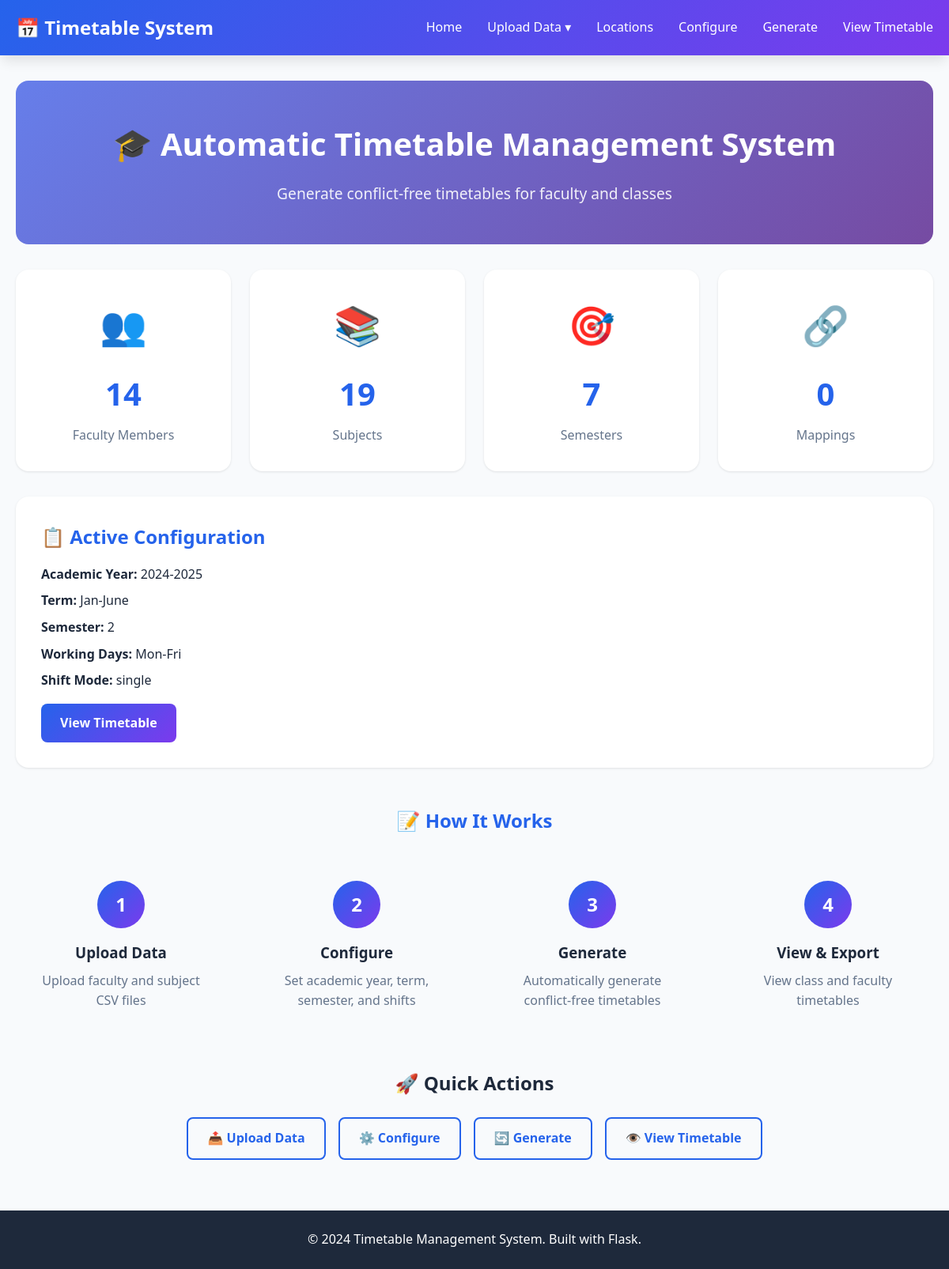
The page / on the database its author committed.
### tables this page shows
CREATE TABLE academic_config (
            id INTEGER PRIMARY KEY AUTOINCREMENT,
            academic_year TEXT NOT NULL,
            term TEXT NOT NULL,
            semester INTEGER NOT NULL,
            working_days TEXT NOT NULL,
            shift_mode TEXT NOT NULL,
            shift_timings TEXT,
            created_at TIMESTAMP DEFAULT CURRENT_TIMESTAMP,
            is_active INTEGER DEFAULT 1
        );

### app.py (the view)
@app.route('/')
def index():
    stats = get_database_stats()
    active_config = get_active_config()
    return render_template('index.html', stats=stats, config=active_config)

### database/db_setup.py (called while the page is built)
def get_connection():
    os.makedirs('database', exist_ok=True)
    conn = sqlite3.connect(DATABASE_PATH)
    conn.row_factory = sqlite3.Row  # Access columns by name
    return conn

### services/config_service.py (called while the page is built)
def get_active_config():
    conn = get_connection()
    cursor = conn.cursor()
    cursor.execute('SELECT * FROM academic_config WHERE is_active = 1 ORDER BY id DESC LIMIT 1')
    row = cursor.fetchone()
    conn.close()
    if row:
        config = dict(row)
        config['shift_timings'] = json.loads(config['shift_timings'])
        return config
    return None

### services/data_service.py (called while the page is built)
def get_database_stats():
    conn = get_connection()
    cursor = conn.cursor()
    stats = {}
    cursor.execute('SELECT COUNT(*) FROM faculty')
    stats['faculty_count'] = cursor.fetchone()[0]
    cursor.execute('SELECT COUNT(*) FROM subject')
    stats['subject_count'] = cursor.fetchone()[0]
    cursor.execute('SELECT COUNT(*) FROM faculty_subject')
    stats['mappings_count'] = cursor.fetchone()[0]
    cursor.execute('SELECT COUNT(DISTINCT semester) FROM subject')
    stats['semesters_count'] = cursor.fetchone()[0]
    conn.close()
    return stats

### templates/index.html (shortened to what this page needs)
{% extends "base.html" %}
{% block content %}
<div class="hero-section">
    <h1>🎓 Automatic Timetable Management System</h1>
    <p class="subtitle">Generate conflict-free timetables for faculty and classes</p>
</div>
<div class="stats-grid">
    <div class="stat-card">
        <div class="stat-icon">👥</div>
        <div class="stat-number">{{ stats.faculty_count }}</div>
        <div class="stat-label">Faculty Members</div>
    </div>
    <div class="stat-card">
        <div class="stat-icon">📚</div>
        <div class="stat-number">{{ stats.subject_count }}</div>
        <div class="stat-label">Subjects</div>
    </div>
    <div class="stat-card">
        <div class="stat-icon">🎯</div>
        <div class="stat-number">{{ stats.semesters_count }}</div>
        <div class="stat-label">Semesters</div>
    </div>
    <div class="stat-card">
        <div class="stat-icon">🔗</div>
        <div class="stat-number">{{ stats.mappings_count }}</div>
        <div class="stat-label">Mappings</div>
    </div>
</div>
{% if config %}
<div class="info-card">
    <h2>📋 Active Configuration</h2>
    <div class="config-info">
        <p><strong>Academic Year:</strong> {{ config.academic_year }}</p>
        <p><strong>Term:</strong> {{ config.term }}</p>
        <p><strong>Semester:</strong> {{ config.semester }}</p>
        <p><strong>Working Days:</strong> {{ config.working_days }}</p>
        <p><strong>Shift Mode:</strong> {{ config.shift_mode }}</p>
    </div>
    <a href="{{ url_for('view_timetable') }}" class="btn btn-primary">View Timetable</a>
</div>
{% else %}
<div class="info-card warning">
    <h2>⚠️ No Active Configuration</h2>
    <p>Please configure academic settings to generate timetables.</p>
    <a href="{{ url_for('configure_page') }}" class="btn btn-primary">Configure Now</a>
</div>
{% endif %}
<div class="workflow-section">
    <h2>📝 How It Works</h2>
    <div class="workflow-steps">
        <div class="step">
            <div class="step-number">1</div>
            <h3>Upload Data</h3>
            <p>Upload faculty and subject CSV files</p>
        </div>
        <div class="step">
            <div class="step-number">2</div>
            <h3>Configure</h3>
            <p>Set academic year, term, semester, and shifts</p>
        </div>
        <div class="step">
            <div class="step-number">3</div>
            <h3>Generate</h3>
            <p>Automatically generate conflict-free timetables</p>
        </div>
        <div class="step">
            <div class="step-number">4</div>
            <h3>View & Export</h3>
            <p>View class and faculty timetables</p>
        </div>
    </div>
</div>
<div class="quick-actions">
    <h2>🚀 Quick Actions</h2>
    <div class="action-buttons">
        <a href="{{ url_for('upload_page') }}" class="btn btn-secondary">📤 Upload Data</a>
        <a href="{{ url_for('configure_page') }}" class="btn btn-secondary">⚙️ Configure</a>
        <a href="{{ url_for('generate_page') }}" class="btn btn-secondary">🔄 Generate</a>
        <a href="{{ url_for('view_timetable') }}" class="btn btn-secondary">👁️ View Timetable</a>
    </div>
</div>
{% endblock %}

### static/css/style.css (style rules this page uses)
* { margin: 0; padding: 0; box-sizing: border-box; }
:root { --primary-color: #2563eb; --secondary-color: #7c3aed; --success-color: #10b981; --warning-color: #f59e0b; --error-color: #ef4444; --info-color: #3b82f6; --bg-color: #f8fafc; --card-bg: #ffffff; --text-primary: #1e293b; --text-secondary: #64748b; --border-color: #e2e8f0; --shadow: 0 1px 3px rgba(0, 0, 0, 0.1); --shadow-lg: 0 10px 15px -3px rgba(0, 0, 0, 0.1); }
body { font-family: 'Segoe UI', Tahoma, Geneva, Verdana, sans-serif; background-color: var(--bg-color); color: var(--text-primary); line-height: 1.6; min-height: 100vh; display: flex; flex-direction: column; }
.hero-section { text-align: center; padding: 3rem 0; background: linear-gradient(135deg, #667eea 0%, #764ba2 100%); color: white; border-radius: 1rem; margin-bottom: 2rem; }
.hero-section h1 { font-size: 2.5rem; margin-bottom: 1rem; }
.subtitle { font-size: 1.2rem; opacity: 0.9; }
.stats-grid { display: grid; grid-template-columns: repeat(auto-fit, minmax(250px, 1fr)); gap: 1.5rem; margin-bottom: 2rem; }
.stat-card { background: var(--card-bg); padding: 2rem; border-radius: 1rem; box-shadow: var(--shadow); text-align: center; transition: transform 0.3s, box-shadow 0.3s; }
.stat-icon { font-size: 3rem; margin-bottom: 1rem; }
.stat-number { font-size: 2.5rem; font-weight: 700; color: var(--primary-color); margin-bottom: 0.5rem; }
.stat-label { color: var(--text-secondary); font-weight: 500; }
.info-card { background: var(--card-bg); padding: 2rem; border-radius: 1rem; box-shadow: var(--shadow); margin-bottom: 2rem; }
.info-card h2 { margin-bottom: 1rem; color: var(--primary-color); }
.config-info { margin: 1rem 0; }
.config-info p { margin: 0.5rem 0; }
.btn { display: inline-block; padding: 0.75rem 1.5rem; border-radius: 0.5rem; text-decoration: none; font-weight: 600; transition: all 0.3s; border: none; cursor: pointer; font-size: 1rem; }
.btn-primary { background: linear-gradient(135deg, var(--primary-color), var(--secondary-color)); color: white; }
.btn-secondary { background: var(--bg-color); color: var(--primary-color); border: 2px solid var(--primary-color); }
.workflow-section { margin: 3rem 0; }
.workflow-section h2 { text-align: center; margin-bottom: 2rem; color: var(--primary-color); }
.workflow-steps { display: grid; grid-template-columns: repeat(auto-fit, minmax(200px, 1fr)); gap: 2rem; }
.step { text-align: center; padding: 1.5rem; }
.step-number { width: 60px; height: 60px; background: linear-gradient(135deg, var(--primary-color), var(--secondary-color)); color: white; border-radius: 50%; display: flex; align-items: center; justify-content: center; font-size: 1.5rem; font-weight: 700; margin: 0 auto 1rem; }
.step h3 { margin-bottom: 0.5rem; }
.step p { color: var(--text-secondary); }
.quick-actions { text-align: center; margin: 2rem 0; }
.quick-actions h2 { margin-bottom: 1.5rem; }
.action-buttons { display: flex; justify-content: center; gap: 1rem; flex-wrap: wrap; }

### rows shown on the page
academic_config: academic_year "2024-2025", term "Jan-June", semester "2", working_days "Mon-Fri", shift_mode "single"

### other values the page prints
{{ stats.faculty_count }} "14"
{{ stats.subject_count }} "19"
{{ stats.semesters_count }} "7"
{{ stats.mappings_count }} "0"
